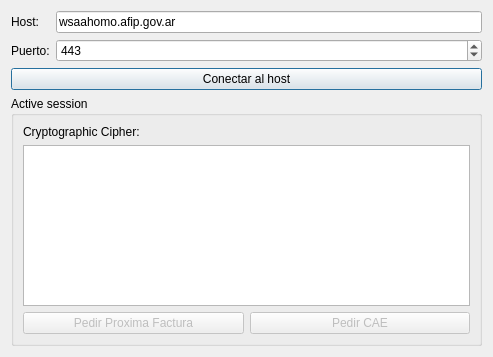
<?xml version="1.0" encoding="UTF-8"?>
<ui version="4.0">
 <class>Form</class>
 <widget class="QWidget" name="Form">
  <property name="geometry">
   <rect>
    <x>0</x>
    <y>0</y>
    <width>493</width>
    <height>357</height>
   </rect>
  </property>
  <property name="windowTitle">
   <string>Secure Socket Client</string>
  </property>
  <layout class="QVBoxLayout">
   <item>
    <layout class="QGridLayout">
     <item row="0" column="0">
      <widget class="QLabel" name="hostNameLabel">
       <property name="text">
        <string>Host:</string>
       </property>
      </widget>
     </item>
     <item row="0" column="1">
      <widget class="QLineEdit" name="hostNameEdit">
       <property name="text">
        <string>wsaahomo.afip.gov.ar</string>
       </property>
      </widget>
     </item>
     <item row="1" column="1">
      <widget class="QSpinBox" name="portBox">
       <property name="minimum">
        <number>1</number>
       </property>
       <property name="maximum">
        <number>65535</number>
       </property>
       <property name="value">
        <number>443</number>
       </property>
      </widget>
     </item>
     <item row="1" column="0">
      <widget class="QLabel" name="portLabel">
       <property name="text">
        <string>Puerto:</string>
       </property>
      </widget>
     </item>
    </layout>
   </item>
   <item>
    <widget class="QPushButton" name="connectButton">
     <property name="enabled">
      <bool>true</bool>
     </property>
     <property name="text">
      <string>Conectar al host</string>
     </property>
     <property name="default">
      <bool>true</bool>
     </property>
    </widget>
   </item>
   <item>
    <widget class="QGroupBox" name="sessionBox">
     <property name="enabled">
      <bool>true</bool>
     </property>
     <property name="title">
      <string>Active session</string>
     </property>
     <layout class="QVBoxLayout">
      <item>
       <layout class="QHBoxLayout">
        <item>
         <widget class="QLabel" name="cipherText">
          <property name="text">
           <string>Cryptographic Cipher:</string>
          </property>
         </widget>
        </item>
        <item>
         <widget class="QLabel" name="cipherLabel">
          <property name="text">
           <string>&lt;none&gt;</string>
          </property>
          <property name="alignment">
           <set>Qt::AlignRight|Qt::AlignTrailing|Qt::AlignVCenter</set>
          </property>
         </widget>
        </item>
       </layout>
      </item>
      <item>
       <widget class="QTextEdit" name="sessionOutput">
        <property name="enabled">
         <bool>true</bool>
        </property>
        <property name="focusPolicy">
         <enum>Qt::NoFocus</enum>
        </property>
        <property name="readOnly">
         <bool>true</bool>
        </property>
        <property name="html">
         <string>&lt;!DOCTYPE HTML PUBLIC &quot;-//W3C//DTD HTML 4.0//EN&quot; &quot;http://www.w3.org/TR/REC-html40/strict.dtd&quot;&gt;
&lt;html&gt;&lt;head&gt;&lt;meta name=&quot;qrichtext&quot; content=&quot;1&quot; /&gt;&lt;meta charset=&quot;utf-8&quot; /&gt;&lt;style type=&quot;text/css&quot;&gt;
p, li { white-space: pre-wrap; }
hr { height: 1px; border-width: 0; }
li.unchecked::marker { content: &quot;\2610&quot;; }
li.checked::marker { content: &quot;\2612&quot;; }
&lt;/style&gt;&lt;/head&gt;&lt;body style=&quot; font-family:'Segoe UI'; font-size:9pt; font-weight:400; font-style:normal;&quot;&gt;
&lt;p style=&quot;-qt-paragraph-type:empty; margin-top:0px; margin-bottom:0px; margin-left:0px; margin-right:0px; -qt-block-indent:0; text-indent:0px; font-family:'Sans Serif';&quot;&gt;&lt;br /&gt;&lt;/p&gt;&lt;/body&gt;&lt;/html&gt;</string>
        </property>
       </widget>
      </item>
      <item>
       <layout class="QHBoxLayout">
        <item>
         <widget class="QPushButton" name="pedirProxFactura">
          <property name="enabled">
           <bool>false</bool>
          </property>
          <property name="text">
           <string>Pedir Proxima Factura</string>
          </property>
         </widget>
        </item>
        <item>
         <widget class="QPushButton" name="pedirCaeButton">
          <property name="enabled">
           <bool>false</bool>
          </property>
          <property name="text">
           <string>Pedir CAE</string>
          </property>
         </widget>
        </item>
       </layout>
      </item>
     </layout>
    </widget>
   </item>
  </layout>
 </widget>
 <resources/>
 <connections>
  <connection>
   <sender>hostNameEdit</sender>
   <signal>returnPressed()</signal>
   <receiver>connectButton</receiver>
   <slot>animateClick()</slot>
   <hints>
    <hint type="sourcelabel">
     <x>126</x>
     <y>20</y>
    </hint>
    <hint type="destinationlabel">
     <x>142</x>
     <y>78</y>
    </hint>
   </hints>
  </connection>
 </connections>
</ui>
